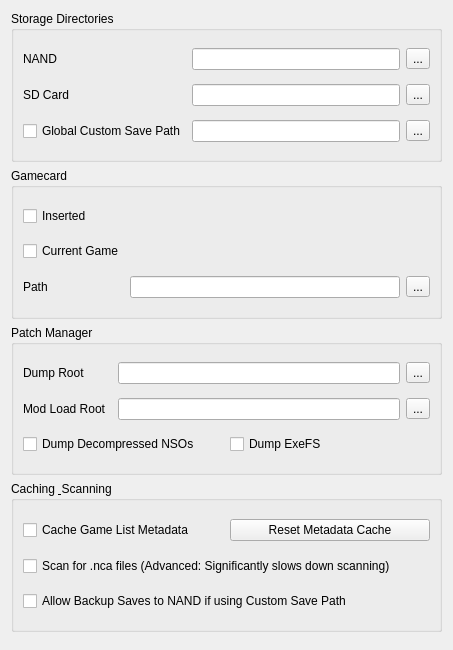
<?xml version="1.0" encoding="UTF-8"?>
<ui version="4.0">
 <class>ConfigureFilesystem</class>
 <widget class="QWidget" name="ConfigureFilesystem">
  <property name="geometry">
   <rect>
    <x>0</x>
    <y>0</y>
    <width>453</width>
    <height>650</height>
   </rect>
  </property>
  <property name="windowTitle">
   <string>Form</string>
  </property>
  <layout class="QVBoxLayout" name="verticalLayout">
   <item>
    <widget class="QGroupBox" name="groupBox">
     <property name="title">
      <string>Storage Directories</string>
     </property>
     <layout class="QGridLayout" name="gridLayout">
      <item row="0" column="0"><widget class="QLabel" name="label"><property name="text"><string>NAND</string></property></widget></item>
      <item row="0" column="2"><widget class="QLineEdit" name="nand_directory_edit"/></item>
      <item row="0" column="3"><widget class="QToolButton" name="nand_directory_button"><property name="text"><string>...</string></property></widget></item>
      <item row="1" column="0"><widget class="QLabel" name="label_2"><property name="text"><string>SD Card</string></property></widget></item>
      <item row="1" column="2"><widget class="QLineEdit" name="sdmc_directory_edit"/></item>
      <item row="1" column="3"><widget class="QToolButton" name="sdmc_directory_button"><property name="text"><string>...</string></property></widget></item>
      <item row="2" column="0">
       <widget class="QCheckBox" name="global_save_directory_checkbox">
        <property name="text">
         <string>Global Custom Save Path</string>
        </property>
       </widget>
      </item>
      <item row="2" column="2">
       <widget class="QLineEdit" name="global_save_directory_edit"/>
      </item>
      <item row="2" column="3">
       <widget class="QToolButton" name="global_save_directory_button">
        <property name="text">
         <string>...</string>
        </property>
       </widget>
      </item>
     </layout>
    </widget>
   </item>
   <item>
    <widget class="QGroupBox" name="groupBox_2">
     <property name="title"><string>Gamecard</string></property>
     <layout class="QGridLayout" name="gridLayout_2">
      <item row="0" column="1"><widget class="QCheckBox" name="gamecard_inserted"><property name="text"><string>Inserted</string></property></widget></item>
      <item row="1" column="1"><widget class="QCheckBox" name="gamecard_current_game"><property name="text"><string>Current Game</string></property></widget></item>
      <item row="2" column="1"><widget class="QLabel" name="label_3"><property name="text"><string>Path</string></property></widget></item>
      <item row="2" column="2"><widget class="QLineEdit" name="gamecard_path_edit"/></item>
      <item row="2" column="3"><widget class="QToolButton" name="gamecard_path_button"><property name="text"><string>...</string></property></widget></item>
     </layout>
    </widget>
   </item>
   <item>
    <widget class="QGroupBox" name="groupBox_4">
     <property name="title"><string>Patch Manager</string></property>
     <layout class="QGridLayout" name="gridLayout_4">
      <item row="0" column="0"><widget class="QLabel" name="label_8"><property name="text"><string>Dump Root</string></property></widget></item>
      <item row="0" column="2"><widget class="QLineEdit" name="dump_path_edit"/></item>
      <item row="0" column="3"><widget class="QToolButton" name="dump_path_button"><property name="text"><string>...</string></property></widget></item>
      <item row="1" column="0"><widget class="QLabel" name="label_9"><property name="text"><string>Mod Load Root</string></property></widget></item>
      <item row="1" column="2"><widget class="QLineEdit" name="load_path_edit"/></item>
      <item row="1" column="3"><widget class="QToolButton" name="load_path_button"><property name="text"><string>...</string></property></widget></item>
      <item row="2" column="0" colspan="4">
       <layout class="QHBoxLayout" name="horizontalLayout">
        <item><widget class="QCheckBox" name="dump_nso"><property name="text"><string>Dump Decompressed NSOs</string></property></widget></item>
        <item><widget class="QCheckBox" name="dump_exefs"><property name="text"><string>Dump ExeFS</string></property></widget></item>
       </layout>
      </item>
     </layout>
    </widget>
   </item>
   <item>
    <widget class="QGroupBox" name="groupBox_5">
     <property name="title"><string>Caching &amp; Scanning</string></property>
     <layout class="QGridLayout" name="gridLayout_5">
      <item row="0" column="0"><widget class="QCheckBox" name="cache_game_list"><property name="text"><string>Cache Game List Metadata</string></property></widget></item>
      <item row="0" column="1"><widget class="QPushButton" name="reset_game_list_cache"><property name="text"><string>Reset Metadata Cache</string></property></widget></item>
      <item row="1" column="0" colspan="2"><widget class="QCheckBox" name="scan_nca"><property name="text"><string>Scan for .nca files (Advanced: Significantly slows down scanning)</string></property></widget></item>
      <item row="2" column="0" colspan="2"><widget class="QCheckBox" name="backup_saves_to_nand"><property name="text"><string>Allow Backup Saves to NAND if using Custom Save Path</string></property></widget></item>
     </layout>
    </widget>
   </item>
   <item><spacer name="verticalSpacer"><property name="orientation"><enum>Qt::Vertical</enum></property></spacer></item>
  </layout>
 </widget>
</ui>
